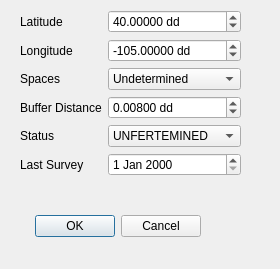
<?xml version="1.0" encoding="UTF-8"?>
<ui version="4.0">
 <class>NewRaptorDialogBase</class>
 <widget class="QDialog" name="NewRaptorDialogBase">
  <property name="geometry">
   <rect>
    <x>0</x>
    <y>0</y>
    <width>280</width>
    <height>269</height>
   </rect>
  </property>
  <property name="windowTitle">
   <string>Add New Raptor</string>
  </property>
  <widget class="QDialogButtonBox" name="button_box">
   <property name="geometry">
    <rect>
     <x>20</x>
     <y>210</y>
     <width>181</width>
     <height>32</height>
    </rect>
   </property>
   <property name="orientation">
    <enum>Qt::Horizontal</enum>
   </property>
   <property name="standardButtons">
    <set>QDialogButtonBox::Cancel|QDialogButtonBox::Ok</set>
   </property>
  </widget>
  <widget class="QWidget" name="formLayoutWidget">
   <property name="geometry">
    <rect>
     <x>20</x>
     <y>10</y>
     <width>221</width>
     <height>181</height>
    </rect>
   </property>
   <layout class="QFormLayout" name="formLayout">
    <item row="0" column="0">
     <widget class="QLabel" name="latitudeLabel">
      <property name="text">
       <string>Latitude</string>
      </property>
     </widget>
    </item>
    <item row="0" column="1">
     <widget class="QDoubleSpinBox" name="spbLatitude">
      <property name="suffix">
       <string> dd</string>
      </property>
      <property name="decimals">
       <number>5</number>
      </property>
      <property name="minimum">
       <double>-90.000000000000000</double>
      </property>
      <property name="maximum">
       <double>90.000000000000000</double>
      </property>
      <property name="singleStep">
       <double>0.001000000000000</double>
      </property>
      <property name="value">
       <double>40.000000000000000</double>
      </property>
     </widget>
    </item>
    <item row="1" column="0">
     <widget class="QLabel" name="longitudeLabel">
      <property name="text">
       <string>Longitude</string>
      </property>
     </widget>
    </item>
    <item row="1" column="1">
     <widget class="QDoubleSpinBox" name="spbLongitude">
      <property name="suffix">
       <string> dd</string>
      </property>
      <property name="decimals">
       <number>5</number>
      </property>
      <property name="minimum">
       <double>-180.000000000000000</double>
      </property>
      <property name="maximum">
       <double>180.000000000000000</double>
      </property>
      <property name="singleStep">
       <double>0.001000000000000</double>
      </property>
      <property name="value">
       <double>-105.000000000000000</double>
      </property>
     </widget>
    </item>
    <item row="2" column="0">
     <widget class="QLabel" name="spacesLabel">
      <property name="text">
       <string>Spaces</string>
      </property>
     </widget>
    </item>
    <item row="2" column="1">
     <widget class="QComboBox" name="cmbSpecies">
      <item>
       <property name="text">
        <string>Undetermined</string>
       </property>
      </item>
      <item>
       <property name="text">
        <string>Red-tail Hawk</string>
       </property>
      </item>
      <item>
       <property name="text">
        <string>Swainsons Hawk</string>
       </property>
      </item>
      <item>
       <property name="text">
        <string>Northem Harrier</string>
       </property>
      </item>
     </widget>
    </item>
    <item row="3" column="0">
     <widget class="QLabel" name="bufferDistanceLabel">
      <property name="text">
       <string>Buffer Distance</string>
      </property>
     </widget>
    </item>
    <item row="3" column="1">
     <widget class="QDoubleSpinBox" name="spbBuffer">
      <property name="suffix">
       <string> dd</string>
      </property>
      <property name="decimals">
       <number>5</number>
      </property>
      <property name="minimum">
       <double>0.000000000000000</double>
      </property>
      <property name="maximum">
       <double>0.100000000000000</double>
      </property>
      <property name="singleStep">
       <double>0.001000000000000</double>
      </property>
      <property name="value">
       <double>0.008000000000000</double>
      </property>
     </widget>
    </item>
    <item row="4" column="0">
     <widget class="QLabel" name="statusLabel">
      <property name="text">
       <string>Status</string>
      </property>
     </widget>
    </item>
    <item row="4" column="1">
     <widget class="QComboBox" name="cmbStatus">
      <item>
       <property name="text">
        <string>UNFERTEMINED</string>
       </property>
      </item>
      <item>
       <property name="text">
        <string>ACTIVE NEST</string>
       </property>
      </item>
      <item>
       <property name="text">
        <string>INACTIVE NEST</string>
       </property>
      </item>
      <item>
       <property name="text">
        <string>FLEDGED NEST</string>
       </property>
      </item>
     </widget>
    </item>
    <item row="5" column="0">
     <widget class="QLabel" name="lastSurveyLabel">
      <property name="text">
       <string>Last Survey</string>
      </property>
     </widget>
    </item>
    <item row="5" column="1">
     <widget class="QDateEdit" name="dteLast"/>
    </item>
   </layout>
  </widget>
 </widget>
 <resources/>
 <connections>
  <connection>
   <sender>button_box</sender>
   <signal>accepted()</signal>
   <receiver>NewRaptorDialogBase</receiver>
   <slot>accept()</slot>
   <hints>
    <hint type="sourcelabel">
     <x>20</x>
     <y>20</y>
    </hint>
    <hint type="destinationlabel">
     <x>20</x>
     <y>20</y>
    </hint>
   </hints>
  </connection>
  <connection>
   <sender>button_box</sender>
   <signal>rejected()</signal>
   <receiver>NewRaptorDialogBase</receiver>
   <slot>reject()</slot>
   <hints>
    <hint type="sourcelabel">
     <x>20</x>
     <y>20</y>
    </hint>
    <hint type="destinationlabel">
     <x>20</x>
     <y>20</y>
    </hint>
   </hints>
  </connection>
 </connections>
</ui>
